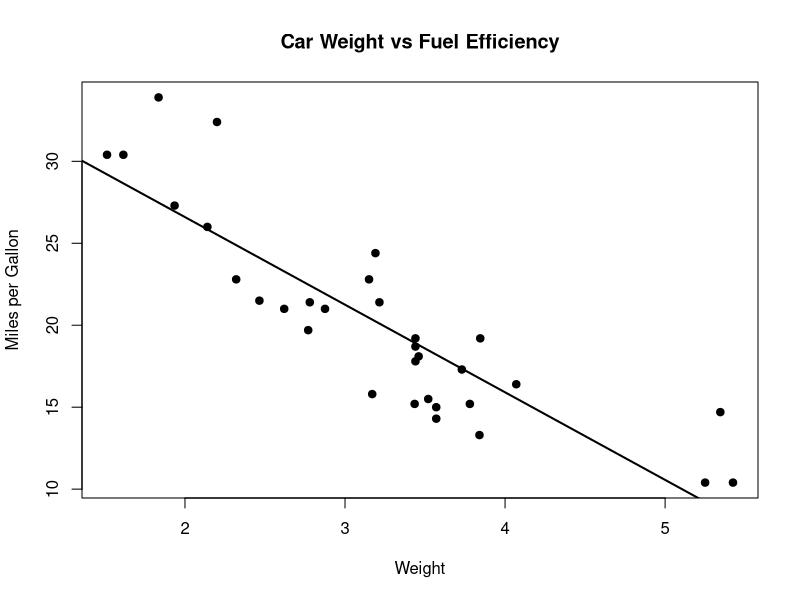
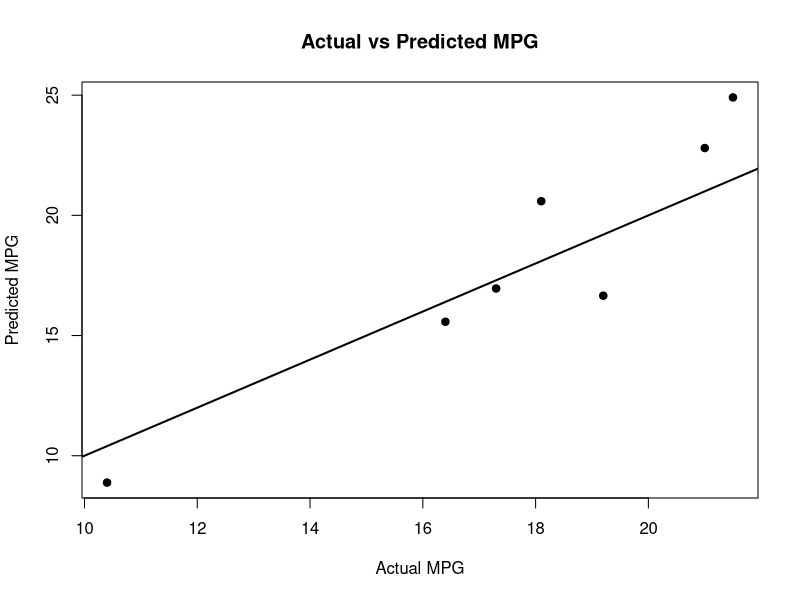

Reproduce these figures in R, in order.
# Linear Regression Project in R
# I use the built-in mtcars dataset.
# My goal is to predict fuel efficiency based on car weight and horsepower.

data <- mtcars

cat("First rows of the dataset:\n")
print(head(data))

cat("\nCreating linear regression model...\n")

model <- lm(mpg ~ wt + hp, data = data)

cat("\nModel summary:\n")
print(summary(model))

predictions <- predict(model, data)

result <- data.frame(
  actual_mpg = data$mpg,
  predicted_mpg = round(predictions, 2)
)

cat("\nActual vs Predicted MPG:\n")
print(head(result, 10))

cat("\nProject completed successfully.\n")
# Model Testing

errors <- result$actual_mpg - result$predicted_mpg

mae <- mean(abs(errors))
rmse <- sqrt(mean(errors^2))

cat("\nModel Testing:\n")
cat("Mean Absolute Error:", round(mae, 2), "\n")
cat("Root Mean Squared Error:", round(rmse, 2), "\n")
# Train/Test Split
# I split the data into training and testing sets.
# This gives a more realistic evaluation of the model.

set.seed(123)

train_index <- sample(1:nrow(data), size = 0.8 * nrow(data))

train_data <- data[train_index, ]
test_data <- data[-train_index, ]

cat("\nTraining rows:", nrow(train_data), "\n")
cat("Testing rows:", nrow(test_data), "\n")

# Train model only on training data
test_model <- lm(mpg ~ wt + hp, data = train_data)

# Predict only on testing data
test_predictions <- predict(test_model, test_data)

test_result <- data.frame(
  car = rownames(test_data),
  actual_mpg = test_data$mpg,
  predicted_mpg = round(test_predictions, 2)
)

cat("\nTest Set Predictions:\n")
print(test_result)

# Test error
test_errors <- test_data$mpg - test_predictions

test_mae <- mean(abs(test_errors))
test_rmse <- sqrt(mean(test_errors^2))

cat("\nReal Model Testing on Test Data:\n")
cat("Test Mean Absolute Error:", round(test_mae, 2), "\n")
cat("Test Root Mean Squared Error:", round(test_rmse, 2), "\n")
# Visualizations
# I create plots to better understand the relationship between the data and the model.

png("weight_vs_mpg.png", width = 800, height = 600)

plot(data$wt, data$mpg,
     main = "Car Weight vs Fuel Efficiency",
     xlab = "Weight",
     ylab = "Miles per Gallon",
     pch = 19)

abline(lm(mpg ~ wt, data = data), lwd = 2)

dev.off()

png("actual_vs_predicted.png", width = 800, height = 600)

plot(test_data$mpg, test_predictions,
     main = "Actual vs Predicted MPG",
     xlab = "Actual MPG",
     ylab = "Predicted MPG",
     pch = 19)

abline(0, 1, lwd = 2)

dev.off()

cat("\nVisualizations saved:\n")
cat("- weight_vs_mpg.png\n")
cat("- actual_vs_predicted.png\n")

cat("\nFinal project completed successfully.\n")
